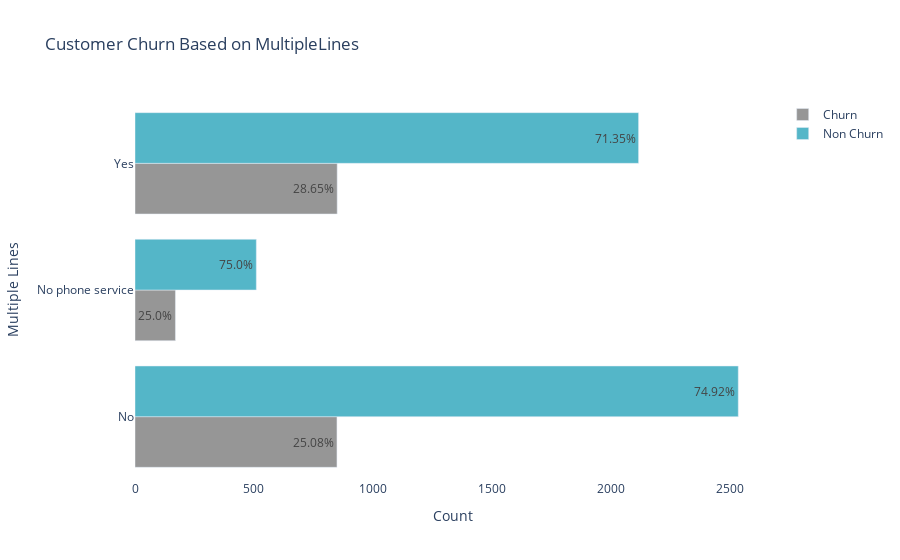

Notebook source saved alongside this figure:
### Markdown cell above
__Multiple Lines__

### Code cell
# Multiple Lines
ch = telco[telco["Churn"] == "Yes"]['MultipleLines'].value_counts()
nch = telco[telco["Churn"] == "No"]['MultipleLines'].value_counts()

df1 = pd.DataFrame(ch).rename(columns={'MultipleLines':'ch'})  
df2 = pd.DataFrame(nch).rename(columns={'MultipleLines':'no_ch'})
df = pd.concat([df1,df2],axis=1)
df['ch%']  = df.apply(lambda x:f"{round((x['ch']/(x['ch']+x['no_ch']))*100,2)}%",axis=1)
df['no_ch%'] = df.apply(lambda x:f"{round((x['no_ch']/(x['ch']+x['no_ch']))*100,2)}%",axis=1)

trace1 = go.Bar(y = df.index  , x = df['ch'],
                name = "Churn", marker = {'color':  '#969696'},
                text = df['ch%'], textposition = 'auto', orientation = 'h')

trace2 = go.Bar(y = df.index , x = df['no_ch'],
                name = "Non Churn", marker = {'color' : '#54b6c8'},
                text = df['no_ch%'],textposition = 'auto', orientation = 'h')

layout = go.Layout(dict(title = "Customer Churn Based on MultipleLines",
                        paper_bgcolor='rgba(0,0,0,0)', plot_bgcolor='rgba(0,0,0,0)',
                        xaxis = {'title' : 'Count'}, yaxis = {'title' : 'Multiple Lines'}))
data = [trace1,trace2]
fig  = go.Figure(data=data,layout=layout)
py.iplot(fig)

### Figure 1 — Plotly figure (JSON) as saved in the notebook; plotly's stock layout.template omitted (floating-point values rounded to 4 significant figures)
{"data": [{"marker": {"color": "#969696"}, "name": "Churn", "orientation": "h", "text": ["25.08%", "25.0%", "28.65%"], "textposition": "auto", "type": "bar", "x": [849, 170, 850], "y": ["No", "No phone service", "Yes"]}, {"marker": {"color": "#54b6c8"}, "name": "Non Churn", "orientation": "h", "text": ["74.92%", "75.0%", "71.35%"], "textposition": "auto", "type": "bar", "x": [2536, 510, 2117], "y": ["No", "No phone service", "Yes"]}], "layout": {"paper_bgcolor": "rgba(0,0,0,0)", "plot_bgcolor": "rgba(0,0,0,0)", "title": {"text": "Customer Churn Based on MultipleLines"}, "xaxis": {"title": {"text": "Count"}}, "yaxis": {"title": {"text": "Multiple Lines"}}}}
